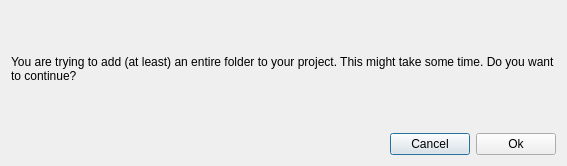
<?xml version="1.0" encoding="UTF-8"?>
<ui version="4.0">
 <class>Dialog</class>
 <widget class="QDialog" name="Dialog">
  <property name="geometry">
   <rect>
    <x>0</x>
    <y>0</y>
    <width>567</width>
    <height>166</height>
   </rect>
  </property>
  <property name="sizePolicy">
   <sizepolicy hsizetype="Fixed" vsizetype="Fixed">
    <horstretch>0</horstretch>
    <verstretch>0</verstretch>
   </sizepolicy>
  </property>
  <property name="windowTitle">
   <string>Warning</string>
  </property>
  <property name="windowIcon">
   <iconset resource="icones.qrc">
    <normaloff>:/all/icones/TeXamator.png</normaloff>:/all/icones/TeXamator.png</iconset>
  </property>
  <layout class="QGridLayout" name="gridLayout">
   <item row="0" column="0" colspan="3">
    <widget class="QLabel" name="label_2">
     <property name="text">
      <string>You are trying to add (at least) an entire folder to your project. This might take some time. Do you want to continue?</string>
     </property>
     <property name="wordWrap">
      <bool>true</bool>
     </property>
    </widget>
   </item>
   <item row="1" column="1">
    <widget class="QPushButton" name="pushButton_cancel">
     <property name="text">
      <string>Cancel</string>
     </property>
     <property name="icon">
      <iconset resource="icones.qrc">
       <normaloff>:/all/icones/cancel.png</normaloff>:/all/icones/cancel.png</iconset>
     </property>
    </widget>
   </item>
   <item row="1" column="2">
    <widget class="QPushButton" name="pushButton_ok">
     <property name="text">
      <string>Ok</string>
     </property>
     <property name="icon">
      <iconset resource="icones.qrc">
       <normaloff>:/all/icones/apply.png</normaloff>:/all/icones/apply.png</iconset>
     </property>
    </widget>
   </item>
   <item row="1" column="0">
    <spacer name="horizontalSpacer">
     <property name="orientation">
      <enum>Qt::Horizontal</enum>
     </property>
     <property name="sizeHint" stdset="0">
      <size>
       <width>330</width>
       <height>20</height>
      </size>
     </property>
    </spacer>
   </item>
  </layout>
 </widget>
 <resources>
  <include location="icones.qrc"/>
 </resources>
 <connections>
  <connection>
   <sender>pushButton_ok</sender>
   <signal>clicked()</signal>
   <receiver>Dialog</receiver>
   <slot>accept()</slot>
   <hints>
    <hint type="sourcelabel">
     <x>285</x>
     <y>148</y>
    </hint>
    <hint type="destinationlabel">
     <x>304</x>
     <y>205</y>
    </hint>
   </hints>
  </connection>
  <connection>
   <sender>pushButton_cancel</sender>
   <signal>clicked()</signal>
   <receiver>Dialog</receiver>
   <slot>reject()</slot>
   <hints>
    <hint type="sourcelabel">
     <x>168</x>
     <y>149</y>
    </hint>
    <hint type="destinationlabel">
     <x>187</x>
     <y>197</y>
    </hint>
   </hints>
  </connection>
 </connections>
</ui>
